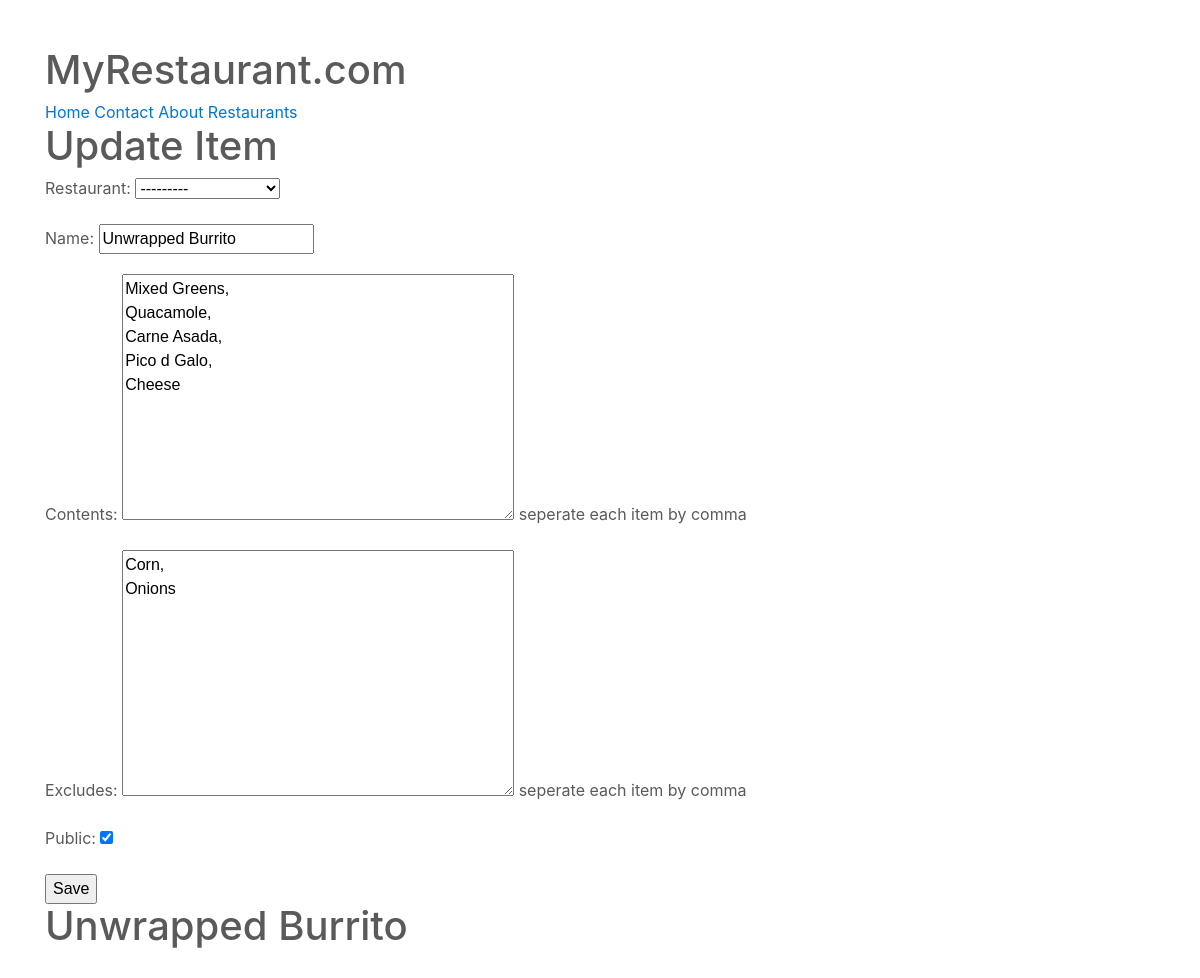
The app's page /items/1/edit (signed in) with its own data.
### menus/models.py (models this page shows, shortened)
class Item(models.Model):
	user 			= models.ForeignKey(User)
	restaurant		= models.ForeignKey(RestaurantLocation)
	name			= models.CharField(max_length=120)
	contents		= models.TextField(help_text='seperate each item by comma')
	excludes		= models.TextField(blank=True, null=True, help_text='seperate each item by comma')
	public			= models.BooleanField(default=True)
	timestamp		= models.DateTimeField(auto_now_add=True)
	updated			= models.DateTimeField(auto_now=True)
	class Meta:
		ordering = ['-updated', '-timestamp']

### restaurants/models.py (models this page shows, shortened)
class RestaurantLocation(models.Model):
	owner			= models.ForeignKey(User)
	name			= models.CharField(max_length=120)
	location		= models.CharField(max_length=120, null=True, blank=True)
	category		= models.CharField(max_length=120, null=True, blank=True, validators=[validate_category])
	timestamp		= models.DateTimeField(auto_now_add=True)
	updated			= models.DateTimeField(auto_now=True)
	slug			= models.SlugField(null=True, blank=True)
	def __str__(self):
		return self.name

### menus/views.py (the view)
# urls.py: url(r'^(?P<pk>\d+)/edit$', ItemUpdateView.as_view(), name='update'),
class ItemUpdateView(LoginRequiredMixin, UpdateView):
	form_class = ItemForm
	template_name = 'form.html'
	def get_queryset(self):
		return Item.objects.filter(user=self.request.user)
	def get_context_data(self, *args, **kwargs):
		context = super(ItemUpdateView, self).get_context_data(*args, **kwargs)
		context['title'] = 'Update Item'
		return context
	def get_form_kwargs(self):
		kwargs = super(ItemUpdateView, self).get_form_kwargs()
		kwargs['user'] = self.request.user
		return kwargs

### menus/forms.py
class ItemForm(forms.ModelForm):
	class Meta:
		model = Item
		fields = [
			'restaurant',
			'name',
			'contents',
			'excludes',
			'public',
		]
	def __init__(self, user=None, *args, **kwargs):
		print(user)
		super(ItemForm, self).__init__(*args, **kwargs)
		self.fields['restaurant'].queryset = RestaurantLocation.objects.filter(owner=user).exclude(item__isnull=False)

### templates/form.html (shortened to what this page needs)
{% extends "base.html" %}
{% block content %}
<h1>{{ title }}</h1>
<form method='POST'>{% csrf_token %}
	{{ form.as_p }}
	<button type='submit'>Save</button>
</form>
{% if form.instance %}
<h1>{{ form.instance.name }}</h1>
{% endif %}
{% endblock %}

### static/css/carousel.css (style rules this page uses)
body { padding-top: 3rem; padding-bottom: 3rem; color: #5a5a5a; }
.carousel-caption h3,p { z-index: 10; bottom: 3rem; }

### records on screen
Item: restaurant "---------", contents "Mixed Greens, Quacamole, Carne Asada, Pico d Galo, Cheese", excludes "Corn, Onions", public "☑", instance.name "Unwrapped Burrito"
RestaurantLocation: name "Unwrapped Burrito"

### other values on screen
{{ title }} "Update Item"
